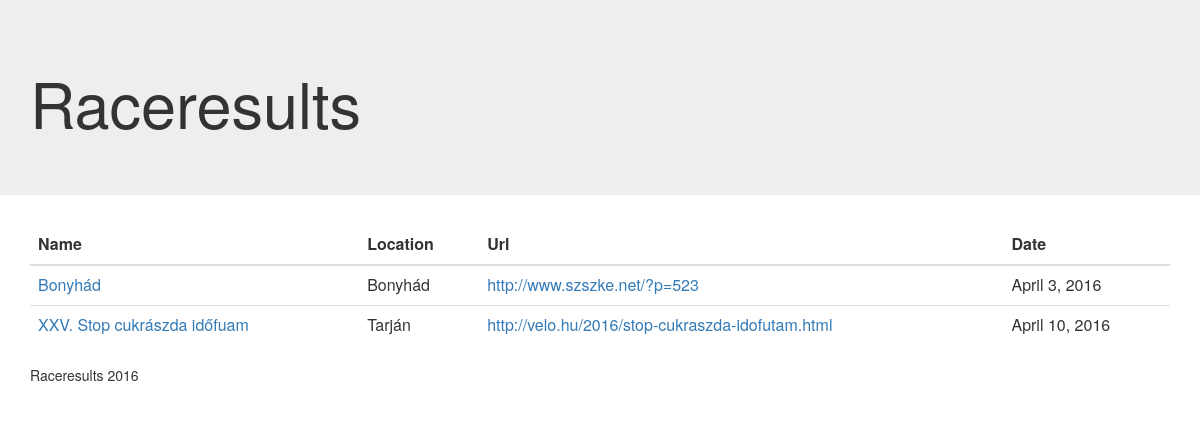
The page / on the database its author committed.
### result/models.py (models this page shows)
class Race(models.Model):
    name = models.CharField(max_length=255)
    short_name = models.CharField(max_length=30)
    url = models.URLField()
    date = models.DateField()
    type_choices = (
        ('XCO', 'Olymic Cross Country'),
        ('CX', 'Cyclocross'),
        ('XCM', 'Cross Country Marathon'),
        ('ROAD', 'Road race'),
        ('XCU', 'Cross Country Ultra'),
    )
    type = models.CharField(max_length=4, choices=type_choices)
    location = models.CharField(max_length=255)
    description = models.TextField(null=True, blank=True)

### result/views.py (the view)
# urls.py: url(r'^', views.races_view),
def races_view(request):
    context = {
        'races': Race.objects.all()
    }
    return TemplateResponse(request, 'races.html', context)

### result/templates/races.html
{% extends 'layout.html' %}
{% block header %}
    <h1>Raceresults</h1>
{% endblock %}}
{% block content %}
    <table class="table table-hover">
        <thead>
        <tr>
            <th>Name</th>
            <th>Location</th>
            <th>Url</th>
            <th>Date</th>
        </tr>
        </thead>
        {% for race in races %}
            <tr>
                <td><a href="/2016/{{ race.short_name }}/">{{ race.name }}</a></td>
                <td>{{ race.location }}</td>
                <td><a href="{{ race.url }}">{{ race.url }}</a></td>
                <td>{{ race.date }}</td>
            </tr>
        {% endfor %}
    </table>
{% endblock %}

### rows shown on the page
Race: name "Bonyhád", location "Bonyhád", url "http://www.szszke.net/?p=523", date "April 3, 2016"
Race: name "XXV. Stop cukrászda időfuam", location "Tarján", url "http://velo.hu/2016/stop-cukraszda-idofutam.html", date "April 10, 2016"
